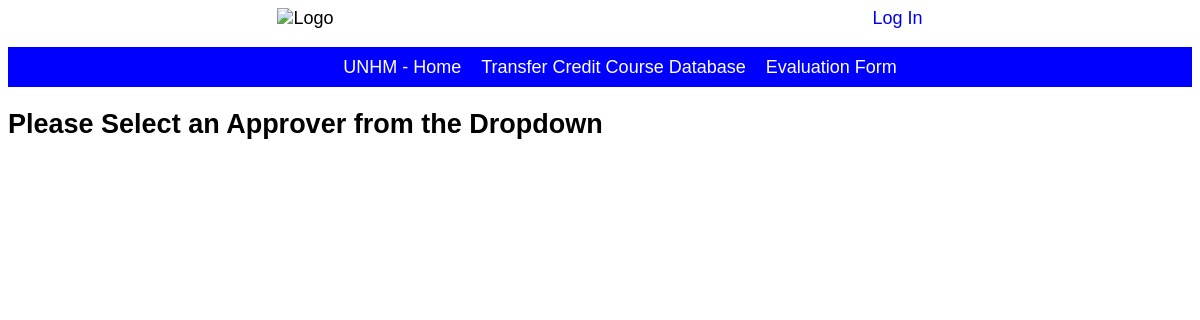
Page /approver on the earlier database version.
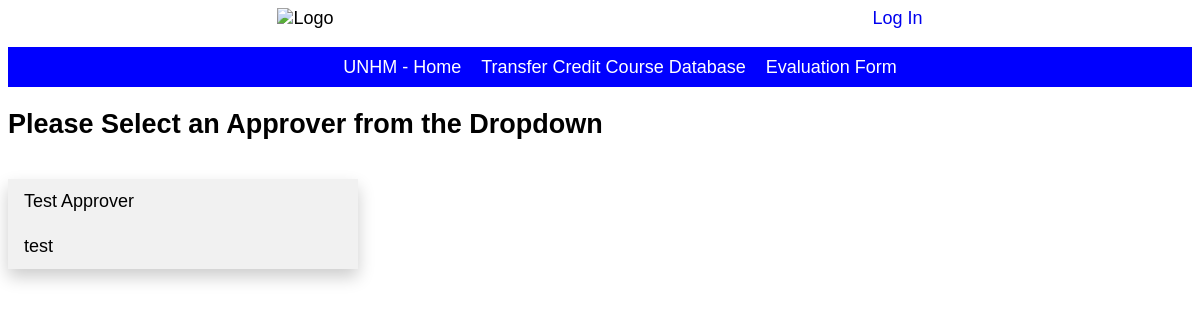
Same page on the later database version.
### transfer/models/model_approver.py (models this page shows, shortened)
class Approver(models.Model):
    approver_name = models.CharField(max_length=30, blank=False, unique=True)

### transfer/views/approver_view.py (the view)
# urls.py: path('approver', ApproverListView.as_view(), name='approver'),
class ApproverListView(ListView):
    model = Approver
    template_name = 'approver_home.html'

### transfer/templates/approver_home.html
{% extends "base.html" %}
{% load static %}
{% block content %}
<h2>Please Select an Approver from the Dropdown</h2>
<div class="dropdown">
  <div id="myDropdown" class="dropdown-content">
    {% for approver in object_list %}
    <a href="">{{ approver.approver_name }}</a>
    {% endfor %}
    </div>
    </div>
{% endblock %}

Differences in the rows shown:
added Approver: approver_name "Test Approver"
added Approver: approver_name "test"
